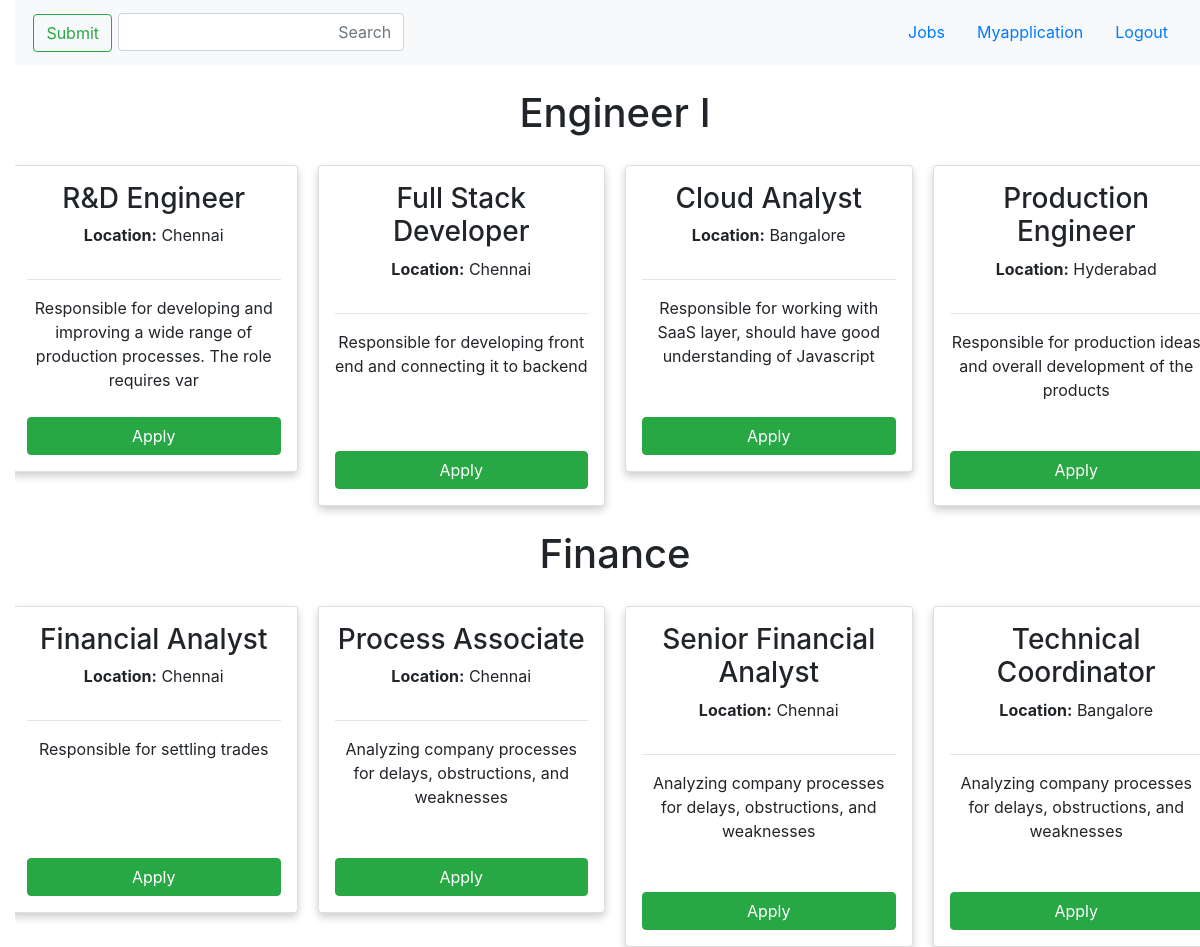
The page /loginform.php on the database its author committed.
### tables this page shows
CREATE TABLE `job` (
  `id` int(10) NOT NULL,
  `title` varchar(50) NOT NULL,
  `category` varchar(20) NOT NULL,
  `location` varchar(20) NOT NULL,
  `details` varchar(100) NOT NULL
);

### loginform.php (the view, shortened to what this page needs)
<?php
include('conn.php');
?>
<!doctype html>
<html lang="ar" dir="rtl">
  <head>
    <link rel="stylesheet" href="https://maxcdn.bootstrapcdn.com/bootstrap/4.0.0/css/bootstrap.min.css">
  </head>
  <body>
  <nav class="navbar bg-light">
  <div class="container-fluid text-left">
    <form class="d-flex">
    <a class="nav-link" href="http://localhost/Dashboard/logout.php">Logout</a>
    <a class="nav-link" href="myapplication.php">Myapplication</a>
    <a class="nav-link" href="http://localhost/Dashboard/loginform.php">Jobs</a>
    <a class="nav-link" href="user_profile.php"><?php echo $_SESSION['username']?></a>
    </form>
    <form class="navbar-brand text-center" method="Post" action="loginform.php">
      <input style="display:inline-block;width:80%;" class="form-control me-2" id="searchtext" name="searchtext" type="text" placeholder="Search">
      <input type="submit" id="searchbtn" class="btn btn-outline-success" name="searchbtn">
    </form>
  </div>
</nav>
</head>
<?php
if(isset($_POST["searchbtn"]))
{
  $search=$_POST["searchtext"];
  $query="select * from `job` where `title` like '%$search%'";
  $searchresult = mysqli_query($con, $query);
  while($rows = mysqli_fetch_array($searchresult))
    {?>
    <div class="column">
      <div class="card">
        <h3><?php echo $rows["title"]; ?></h3>
        <p><strong>Location:</strong> <?php echo $rows["location"]; ?></p>
        <hr>
        <p style="height:100px;"><?php echo $rows["details"]; ?></p>
        <input type="submit" name="apply" style="margin-top:5px;" class="btn btn-success" value="Apply" />
      </div>
    </div>
    <?php
  }
}
else
{?>
<body>
<?php
  $query = "SELECT * FROM job group by category";
  $result = mysqli_query($con, $query);
    while($row = mysqli_fetch_array($result))
    {
      $cat=$row['category'];
    ?>
    <br>
    <center><h1><?php echo $row['category']?></h1></center>
    <div class="row">
    <?php
      $query1 = "SELECT * FROM job where category='$cat'";
      $result2 = mysqli_query($con, $query1);
    while($rows = mysqli_fetch_array($result2))
    {?>
    <div class="column">
      <form method="post" action="loginform.php">
      <div class="card">
        <h3><?php echo $rows["title"]; ?></h3>
        <p><strong>Location:</strong> <?php echo $rows["location"]; ?></p>
        <hr>
        <p style="height:100px;"><?php echo $rows["details"]; ?></p>
        <input type="submit" name="apply" style="margin-top:5px;" class="btn btn-success" value="Apply" />
      </div>
      </form>
    </div>
    <?php
  }?>
  </div>
<?php
}?>
<?php
}?>

### loginform.php (style rules this page uses)
* { box-sizing: border-box; }
body { font-family: Arial, Helvetica, sans-serif; }
.column { float: left; width: 25%; padding: 0 10px; }
.row { margin: 0 -5px; }
.row:after { content: ""; display: table; clear: both; }
.card { box-shadow: 0 4px 8px 0 rgba(0, 0, 0, 0.2); padding: 16px; margin-top:20px; text-align: center; background-color: #f1f1f1; }

### rows shown on the page
job: category "Engineer I", title "Production Engineer", location "Hyderabad", details "Responsible for production ideas and overall development of the products"
job: title "Cloud Analyst", location "Bangalore", details "Responsible for working with SaaS layer, should have good understanding of Javascript"
job: title "Full Stack Developer", location "Chennai", details "Responsible for developing front end and connecting it to backend"
job: title "R&D Engineer", location "Chennai", details "Responsible for developing and improving a wide range of production processes. The role requires var"
job: category "Finance", title "Technical Coordinator", location "Bangalore", details "Analyzing company processes for delays, obstructions, and weaknesses"
job: title "Senior Financial Analyst", location "Chennai", details "Analyzing company processes for delays, obstructions, and weaknesses"
job: title "Process Associate", location "Chennai", details "Analyzing company processes for delays, obstructions, and weaknesses"
job: title "Financial Analyst", location "Chennai", details "Responsible for settling trades"
